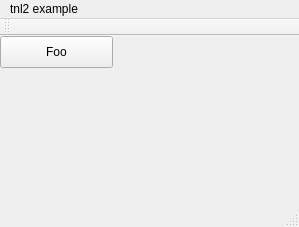
<?xml version="1.0" encoding="UTF-8"?>
<ui version="4.0">
 <class>MainWindow</class>
 <widget class="QMainWindow" name="MainWindow">
  <property name="geometry">
   <rect>
    <x>0</x>
    <y>0</y>
    <width>299</width>
    <height>227</height>
   </rect>
  </property>
  <property name="windowTitle">
   <string>MainWindow</string>
  </property>
  <widget class="QWidget" name="centralWidget">
   <widget class="QPushButton" name="pushButton">
    <property name="geometry">
     <rect>
      <x>0</x>
      <y>0</y>
      <width>113</width>
      <height>32</height>
     </rect>
    </property>
    <property name="text">
     <string>Foo</string>
    </property>
   </widget>
   <widget class="tnl2_test_widget" name="view_widget" native="true">
    <property name="geometry">
     <rect>
      <x>10</x>
      <y>30</y>
      <width>281</width>
      <height>151</height>
     </rect>
    </property>
    <property name="sizePolicy">
     <sizepolicy hsizetype="Expanding" vsizetype="Expanding">
      <horstretch>0</horstretch>
      <verstretch>0</verstretch>
     </sizepolicy>
    </property>
   </widget>
  </widget>
  <widget class="QMenuBar" name="menuBar">
   <property name="geometry">
    <rect>
     <x>0</x>
     <y>0</y>
     <width>299</width>
     <height>22</height>
    </rect>
   </property>
   <widget class="QMenu" name="menuTnl2_example">
    <property name="title">
     <string>tnl2 example</string>
    </property>
    <addaction name="actionRock_it"/>
   </widget>
   <addaction name="menuTnl2_example"/>
  </widget>
  <widget class="QToolBar" name="mainToolBar">
   <attribute name="toolBarArea">
    <enum>TopToolBarArea</enum>
   </attribute>
   <attribute name="toolBarBreak">
    <bool>false</bool>
   </attribute>
  </widget>
  <widget class="QStatusBar" name="statusBar"/>
  <action name="actionRock_it">
   <property name="text">
    <string>Rock it</string>
   </property>
  </action>
 </widget>
 <layoutdefault spacing="6" margin="11"/>
 <customwidgets>
  <customwidget>
   <class>tnl2_test_widget</class>
   <extends>QWidget</extends>
   <header>tnl2_test_widget.h</header>
   <container>1</container>
  </customwidget>
 </customwidgets>
 <resources/>
 <connections/>
</ui>
